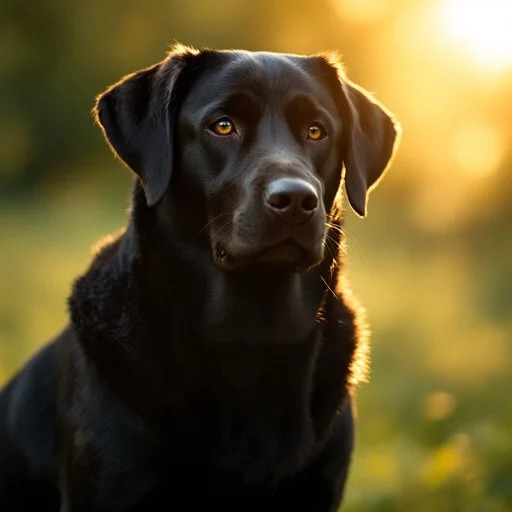
#> input picture orginal_dog.png, 512 x 512 px
$ python q1.py
#> lines starting #> are read from the running program, lines starting #| are printed output that depends on the picture
#> the answer given: 3
import cv2
import numpy as np
import matplotlib.pyplot as plt

def reduce_intensity_levels(image_path, k):
    """
    Reduces the number of intensity levels in a grayscale image
    """
#> called with image_path = 'orginal_dog.png', k = 3
    image_path= 'orginal_dog.png'
    # Load the image in grayscale
    img = cv2.imread(image_path, cv2.IMREAD_GRAYSCALE)
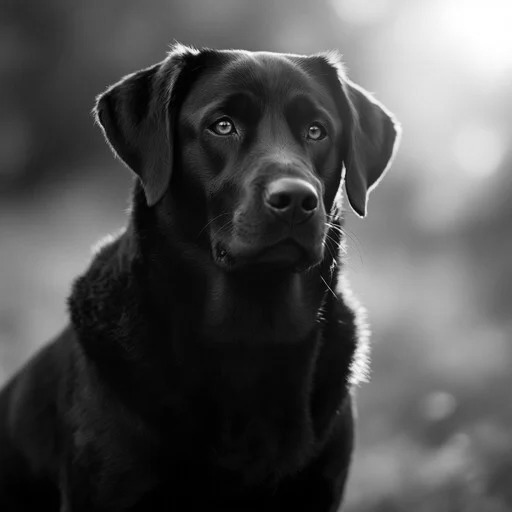
#> img: shape (512, 512); min 0, max 255, mean 81.6
    if img is None:
        print(f"Error: Could not load image from {image_path}")
        return

    # Validate
    if not (k > 0 and (k & (k - 1) == 0)):
        print(f"Error: Desired number of intensity levels ({k}) must be a positive integer power of 2.")
        return

    # Calculate the factor to quantize the intensity levels
    levels_factor = 256 // k

    # Apply the reduction:
    img_reduced = (img // levels_factor) * levels_factor

    # Display original and reduced images
    plt.figure(figsize=(10, 5))
    plt.subplot(1, 2, 1)
    plt.imshow(img, cmap='gray')
    plt.title('Original Image (256 Levels)')
    plt.axis('off')

    plt.subplot(1, 2, 2)
    plt.imshow(img_reduced, cmap='gray')
    plt.title(f'Reduced to {k} Levels')
    plt.axis('off')

    plt.show()

    # Save the processed image
    output_filename = f"output_intensity_reduced_to_{k}_levels.jpg"
    cv2.imwrite(output_filename, img_reduced)
    print(f"Processed image saved as {output_filename}")


if __name__ == "__main__":
    image_path_input = 'orginal_dog.png'

    print("Q1: Reduce Number of Intensity Levels ---")
    try:
        num_levels_input = int(input("Enter the desired number of intensity levels (integer power of 2): "))
        reduce_intensity_levels(image_path_input, num_levels_input)
    except ValueError:
        print("Invalid input. Please enter an integer.")
